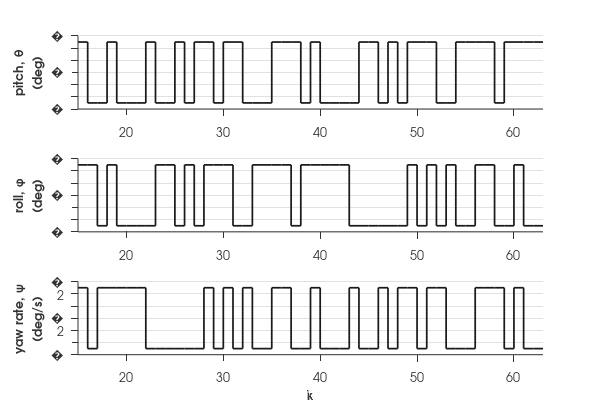

MATLAB code to generate this figure:
clear all
close all
clc

max_pitch = 25;
max_roll = 25;
max_yaw = 50;


fig_dir = '/Users/akee/School/UCLA/01 thesis/uclathesis/fig/';

load prbs_inputs_63.csv
u1 = prbs_inputs_63(:,1);
u2 = prbs_inputs_63(:,2);
u3 = prbs_inputs_63(:,3);
clear prbs_inputs_63

u_size = size(u1);
len = u_size(1);
x = 15:len;
u1 = u1(15:end).*max_pitch;
u2 = u2(15:end).*max_roll;
u3 = u3(15:end).*max_yaw;

h = figure(1);

subplot(3,1,1)
s1 = stairs(x,u1);
Ylabel = ylabel({'pitch, \theta';'(deg)'});
axis([15 len -1.2*max_pitch 1.2*max_pitch])
set( gca,...
    'box'         , 'off', ...
    'TickDir'     , 'out'     , ...
    'TickLength'  , [.015 .015] , ...
    'YTickLabel'  ,  {-1*max_pitch, ' ', max_pitch}, ...
    'FontName'    , 'AvantGarde', ...
    'FontSize'    , 9, ...
    'yGrid'       , 'on', ...
    'XColor'      , [.2 .2 .2], ...
    'YColor'      , [.2 .2 .2]);
set([Ylabel], ...
    'FontName'    , 'AvantGarde', ...
    'FontWeight'  , 'bold', ...
    'FontSize'    , 9);

subplot(3,1,2)
s2 = stairs(x,u2);
Ylabel = ylabel({'roll, \phi';'(deg)'});
axis([15 len -1.2*max_roll 1.2*max_roll])
set( gca,...
    'box'         , 'off', ...
    'TickDir'     , 'out'     , ...
    'TickLength'  , [.015 .015] , ...
    'YTickLabel'  ,  {-1*max_roll, ' ', max_roll}, ...
    'FontName'    , 'AvantGarde', ...
    'FontSize'    , 9, ...
    'yGrid'       , 'on', ...
    'XColor'      , [.2 .2 .2], ...
    'YColor'      , [.2 .2 .2]);
set([Ylabel], ...
    'FontName'    , 'AvantGarde', ...
    'FontWeight'  , 'bold', ...
    'FontSize'    , 9);

subplot(3,1,3)
s3 = stairs(x,u3);
Xlabel = xlabel('k');
Ylabel = ylabel({'yaw rate, \psi';'(deg/s)'});
axis([15 len -1.2*max_yaw 1.2*max_yaw])
set( gca,...
    'box'         , 'off', ...
    'TickDir'     , 'out'     , ...
    'TickLength'  , [.015 .015] , ...
    'YTickLabel'  ,  {-1*max_yaw, ' ', max_yaw}, ...
    'FontName'    , 'AvantGarde', ...
    'FontSize'    , 9, ...
    'yGrid'       , 'on', ...
    'XColor'      , [.2 .2 .2], ...
    'YColor'      , [.2 .2 .2]);
set([Xlabel Ylabel], ...
    'FontName'    , 'AvantGarde', ...
    'FontWeight'  , 'bold', ...
    'FontSize'    , 9);

set( [s1 s2 s3],...
    'LineWidth'   , 1.25, ...
    'color'       , [.1 .1 .1]);

cd(fig_dir);
set(gcf,'PaperUnits','inches','PaperPosition',[0 0 6 4])
print(h, '-depsc2', 'test_prbs.eps', '-r100')
close(gcf);